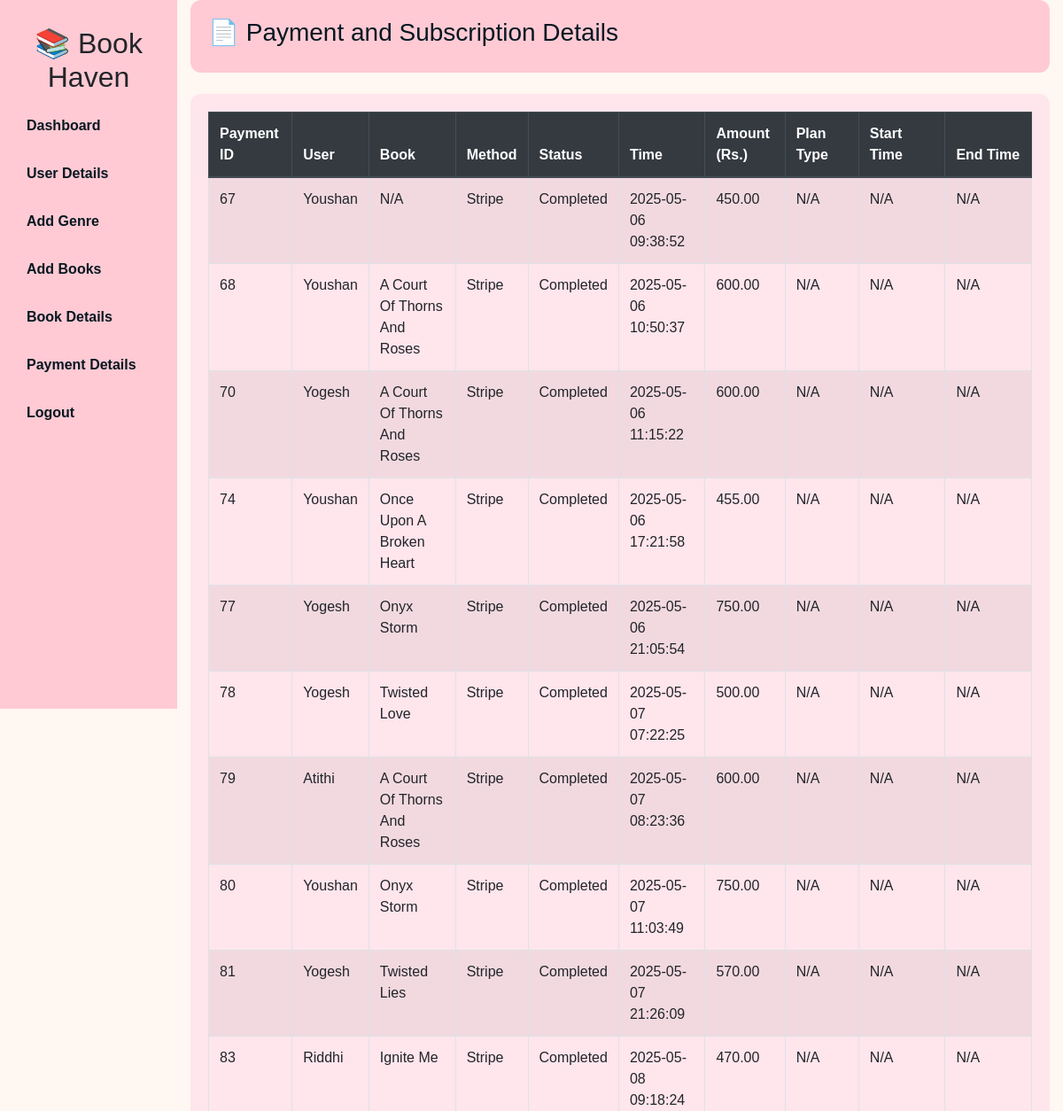
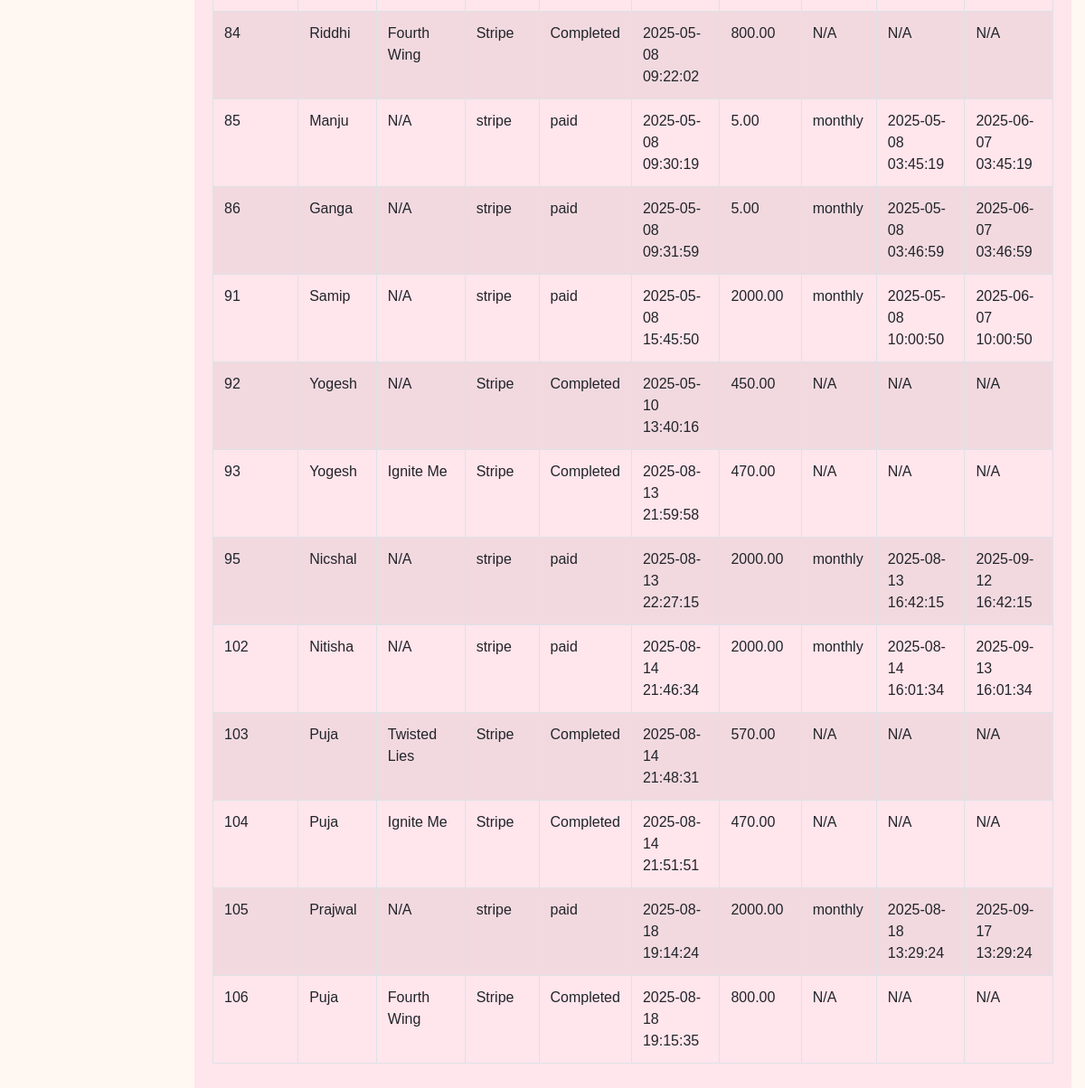
The page /payment_details.php (signed in) on the database its author committed (2 pictures, top to bottom).
### tables this page shows
CREATE TABLE IF NOT EXISTS `payment` (
  `payment_id` int(10) NOT NULL AUTO_INCREMENT,
  `method` varchar(50) NOT NULL,
  `payment_status` varchar(20) NOT NULL,
  `time` datetime NOT NULL,
  `amount` decimal(10,2) DEFAULT NULL,
  `user_id` int(11) NOT NULL,
  `admin_id` int(11) NOT NULL DEFAULT 1,
  `book_id` int(11) DEFAULT NULL,
  PRIMARY KEY (`payment_id`),
  KEY `user_idfk` (`user_id`),
  KEY `admin_idfk` (`admin_id`)
);

CREATE TABLE IF NOT EXISTS `user` (
  `user_id` int(50) NOT NULL AUTO_INCREMENT,
  `user_status` int(10) NOT NULL,
  `subscription_status` int(10) NOT NULL,
  `username` varchar(50) NOT NULL,
  `email` varchar(50) NOT NULL,
  `password` varchar(50) NOT NULL,
  `Phone` bigint(50) DEFAULT NULL,
  `admin_id` int(11) NOT NULL,
  PRIMARY KEY (`user_id`),
  KEY `admin_idfk` (`admin_id`)
);

CREATE TABLE IF NOT EXISTS `book` (
  `book_id` int(11) NOT NULL AUTO_INCREMENT,
  `pdflink` varchar(225) NOT NULL,
  `title` varchar(100) NOT NULL,
  `author` varchar(50) NOT NULL,
  `isbn` varchar(17) NOT NULL,
  `description` varchar(250) NOT NULL,
  `access_type` int(10) NOT NULL,
  `admin_Id` int(11) NOT NULL,
  `price` decimal(10,2) NOT NULL DEFAULT 0.00,
  PRIMARY KEY (`book_id`),
  KEY `user_idfk` (`admin_Id`)
);

CREATE TABLE IF NOT EXISTS `subscription` (
  `subscription_id` int(11) NOT NULL AUTO_INCREMENT,
  `user_id` int(11) NOT NULL,
  `start_time` datetime NOT NULL,
  `end_time` datetime NOT NULL,
  `status` enum('active','expired') DEFAULT 'active',
  `plan_type` varchar(50) DEFAULT NULL,
  `payment_id` int(11) DEFAULT NULL,
  PRIMARY KEY (`subscription_id`),
  KEY `user_id` (`user_id`),
  KEY `payment_id` (`payment_id`)
);

### payment_details.php (the view, shortened to what this page needs)
<?php
$conn = mysqli_connect('localhost:3307', 'root', '', 'project6');
$sql = "SELECT
            p.payment_id,
            p.method,
            p.payment_status,
            p.time,
            p.amount,
            u.username,
            b.title AS book_title,
            s.plan_type,
            s.start_time,
            s.end_time
        FROM payment p
        LEFT JOIN user u ON p.user_id = u.user_id
        LEFT JOIN book b ON p.book_id = b.book_id
        LEFT JOIN subscription s ON p.payment_id = s.payment_id";
$result = mysqli_query($conn, $sql);
?>
<!DOCTYPE html>
<html lang="en">
<head>
    <link rel="stylesheet" href="https://cdn.jsdelivr.net/npm/bootstrap@4.6.2/dist/css/bootstrap.min.css">
</head>
<body>
<div class="container-fluid">
    <div class="row">
        <nav class="col-md-2 sidebar">
            <h2 class="text-center">📚 Book Haven</h2>
            <a href="admindashboard.php">Dashboard</a>
            <a href="manage_users.php"><i class="fas fa-user"></i> User Details</a>
            <a href="genre_display_db.php"><i class="fas fa-plus-circle"></i> Add Genre</a>
            <a href="addbooks.php"><i class="fas fa-plus-circle"></i> Add Books</a>
            <a href="displaybooks_db.php"><i class="fas fa-check-circle"></i> Book Details</a>
            <a href="payment_details.php"><i class="fas fa-check-circle"></i> Payment Details</a>
            <a href="adminlogout.php" onclick="return confirm('Are you sure you want to logout?')"><i class="fas fa-sign-out-alt"></i> Logout</a>
        </nav>
        <main class="col-md-10">
            <div class="dashboard-header mb-4">
                <h3>📄 Payment and Subscription Details</h3>
            </div>
            <div class="payment-table">
                <table class="table table-bordered table-striped">
                    <thead class="thead-dark">
                        <tr>
                            <th>Payment ID</th>
                            <th>User</th>
                            <th>Book</th>
                            <th>Method</th>
                            <th>Status</th>
                            <th>Time</th>
                            <th>Amount (Rs.)</th>
                            <th>Plan Type</th>
                            <th>Start Time</th>
                            <th>End Time</th>
                        </tr>
                    </thead>
                    <tbody>
                        <?php while ($row = mysqli_fetch_assoc($result)): ?>
                            <tr>
                                <td><?php echo htmlspecialchars($row['payment_id'] ?? 'N/A'); ?></td>
                                <td><?php echo htmlspecialchars($row['username'] ?? 'N/A'); ?></td>
                                <td><?php echo htmlspecialchars($row['book_title'] ?? 'N/A'); ?></td>
                                <td><?php echo htmlspecialchars($row['method'] ?? 'N/A'); ?></td>
                                <td><?php echo htmlspecialchars($row['payment_status'] ?? 'N/A'); ?></td>
                                <td><?php echo htmlspecialchars($row['time'] ?? 'N/A'); ?></td>
                                <td><?php echo htmlspecialchars($row['amount'] ?? 'N/A'); ?></td>
                                <td><?php echo htmlspecialchars($row['plan_type'] ?? 'N/A'); ?></td>
                                <td><?php echo htmlspecialchars($row['start_time'] ?? 'N/A'); ?></td>
                                <td><?php echo htmlspecialchars($row['end_time'] ?? 'N/A'); ?></td>
                            </tr>
                        <?php endwhile; ?>
                    </tbody>
                </table>
            </div>
        </main>
    </div>
</div>
</body>
</html>

### payment_details.php (style rules this page uses)
body { background-color: #fff7f1; font-family: "Poppins", sans-serif; }
.sidebar { background-color: #ffcad4; height: 100vh; padding-top: 30px; }
.sidebar a { color: #051821; font-weight: bold; display: block; padding: 15px; text-decoration: none; }
.dashboard-header { background-color: #ffcad4; color: #051821; padding: 20px; border-radius: 12px; }
.payment-table { background-color: #ffe5ec; border-radius: 12px; padding: 20px; }

### rows shown on the page
payment: payment_id "67", user.username "Youshan", book_title "N/A", method "Stripe", payment_status "Completed", time "2025-05-06 09:38:52", amount "450.00", plan_type "N/A", start_time "N/A", end_time "N/A"
payment: payment_id "68", user.username "Youshan", book.title "A Court Of Thorns And Roses", method "Stripe", payment_status "Completed", time "2025-05-06 10:50:37", amount "600.00", plan_type "N/A", start_time "N/A", end_time "N/A"
payment: payment_id "70", user.username "Yogesh", book.title "A Court Of Thorns And Roses", method "Stripe", payment_status "Completed", time "2025-05-06 11:15:22", amount "600.00", plan_type "N/A", start_time "N/A", end_time "N/A"
payment: payment_id "74", user.username "Youshan", book.title "Once Upon A Broken Heart", method "Stripe", payment_status "Completed", time "2025-05-06 17:21:58", amount "455.00", plan_type "N/A", start_time "N/A", end_time "N/A"
payment: payment_id "77", user.username "Yogesh", book.title "Onyx Storm", method "Stripe", payment_status "Completed", time "2025-05-06 21:05:54", amount "750.00", plan_type "N/A", start_time "N/A", end_time "N/A"
payment: payment_id "78", user.username "Yogesh", book.title "Twisted Love", method "Stripe", payment_status "Completed", time "2025-05-07 07:22:25", amount "500.00", plan_type "N/A", start_time "N/A", end_time "N/A"
payment: payment_id "79", user.username "Atithi", book.title "A Court Of Thorns And Roses", method "Stripe", payment_status "Completed", time "2025-05-07 08:23:36", amount "600.00", plan_type "N/A", start_time "N/A", end_time "N/A"
payment: payment_id "80", user.username "Youshan", book.title "Onyx Storm", method "Stripe", payment_status "Completed", time "2025-05-07 11:03:49", amount "750.00", plan_type "N/A", start_time "N/A", end_time "N/A"
payment: payment_id "81", user.username "Yogesh", book.title "Twisted Lies", method "Stripe", payment_status "Completed", time "2025-05-07 21:26:09", amount "570.00", plan_type "N/A", start_time "N/A", end_time "N/A"
payment: payment_id "83", user.username "Riddhi", book.title "Ignite Me", method "Stripe", payment_status "Completed", time "2025-05-08 09:18:24", amount "470.00", plan_type "N/A", start_time "N/A", end_time "N/A"
payment: payment_id "84", user.username "Riddhi", book.title "Fourth Wing", method "Stripe", payment_status "Completed", time "2025-05-08 09:22:02", amount "800.00", plan_type "N/A", start_time "N/A", end_time "N/A"
subscription: payment.payment_id "85", user.username "Manju", book_title "N/A", payment.method "stripe", payment.payment_status "paid", payment.time "2025-05-08 09:30:19", payment.amount "5.00", plan_type "monthly", start_time "2025-05-08 03:45:19", end_time "2025-06-07 03:45:19"
subscription: payment.payment_id "86", user.username "Ganga", book_title "N/A", payment.method "stripe", payment.payment_status "paid", payment.time "2025-05-08 09:31:59", payment.amount "5.00", plan_type "monthly", start_time "2025-05-08 03:46:59", end_time "2025-06-07 03:46:59"
subscription: payment.payment_id "91", user.username "Samip", book_title "N/A", payment.method "stripe", payment.payment_status "paid", payment.time "2025-05-08 15:45:50", payment.amount "2000.00", plan_type "monthly", start_time "2025-05-08 10:00:50", end_time "2025-06-07 10:00:50"
payment: payment_id "92", user.username "Yogesh", book_title "N/A", method "Stripe", payment_status "Completed", time "2025-05-10 13:40:16", amount "450.00", plan_type "N/A", start_time "N/A", end_time "N/A"
payment: payment_id "93", user.username "Yogesh", book.title "Ignite Me", method "Stripe", payment_status "Completed", time "2025-08-13 21:59:58", amount "470.00", plan_type "N/A", start_time "N/A", end_time "N/A"
subscription: payment.payment_id "95", user.username "Nicshal", book_title "N/A", payment.method "stripe", payment.payment_status "paid", payment.time "2025-08-13 22:27:15", payment.amount "2000.00", plan_type "monthly", start_time "2025-08-13 16:42:15", end_time "2025-09-12 16:42:15"
subscription: payment.payment_id "102", user.username "Nitisha", book_title "N/A", payment.method "stripe", payment.payment_status "paid", payment.time "2025-08-14 21:46:34", payment.amount "2000.00", plan_type "monthly", start_time "2025-08-14 16:01:34", end_time "2025-09-13 16:01:34"
payment: payment_id "103", user.username "Puja", book.title "Twisted Lies", method "Stripe", payment_status "Completed", time "2025-08-14 21:48:31", amount "570.00", plan_type "N/A", start_time "N/A", end_time "N/A"
payment: payment_id "104", user.username "Puja", book.title "Ignite Me", method "Stripe", payment_status "Completed", time "2025-08-14 21:51:51", amount "470.00", plan_type "N/A", start_time "N/A", end_time "N/A"
subscription: payment.payment_id "105", user.username "Prajwal", book_title "N/A", payment.method "stripe", payment.payment_status "paid", payment.time "2025-08-18 19:14:24", payment.amount "2000.00", plan_type "monthly", start_time "2025-08-18 13:29:24", end_time "2025-09-17 13:29:24"
payment: payment_id "106", user.username "Puja", book.title "Fourth Wing", method "Stripe", payment_status "Completed", time "2025-08-18 19:15:35", amount "800.00", plan_type "N/A", start_time "N/A", end_time "N/A"
